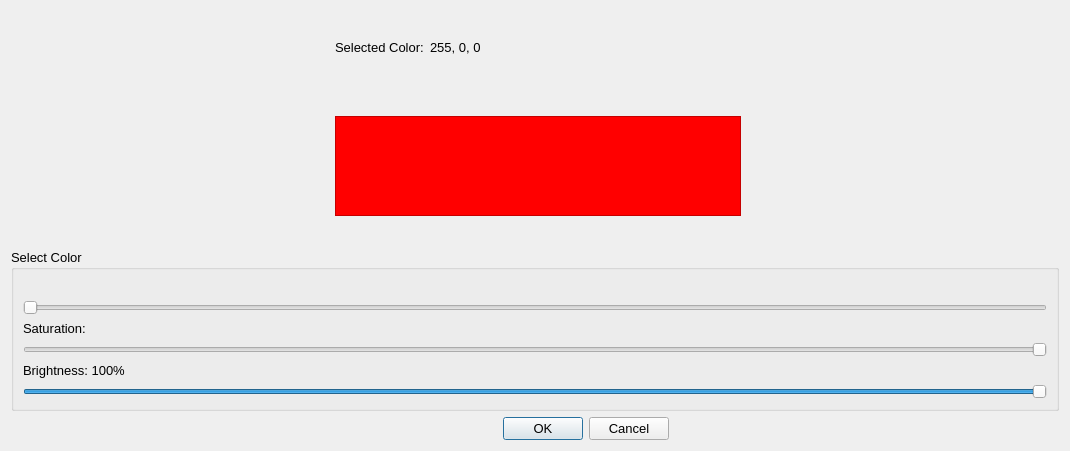
<?xml version="1.0" encoding="UTF-8"?>
<ui version="4.0">
 <class>SelectColor</class>
 <widget class="QDialog" name="SelectColor">
  <property name="geometry">
   <rect>
    <x>0</x>
    <y>0</y>
    <width>1070</width>
    <height>451</height>
   </rect>
  </property>
  <property name="windowTitle">
   <string>Select Color</string>
  </property>
  <layout class="QGridLayout" name="gridLayout">
   <item row="2" column="0">
    <spacer name="horizontalSpacer">
     <property name="orientation">
      <enum>Qt::Horizontal</enum>
     </property>
     <property name="sizeHint" stdset="0">
      <size>
       <width>40</width>
       <height>20</height>
      </size>
     </property>
    </spacer>
   </item>
   <item row="1" column="2" rowspan="2" colspan="2">
    <widget class="QTextBrowser" name="TxtColor">
     <property name="maximumSize">
      <size>
       <width>16777215</width>
       <height>100</height>
      </size>
     </property>
     <property name="autoFillBackground">
      <bool>true</bool>
     </property>
     <property name="styleSheet">
      <string notr="true">background-color: rgb(255, 0, 0)</string>
     </property>
    </widget>
   </item>
   <item row="0" column="2">
    <widget class="QLabel" name="LblColorSelected">
     <property name="font">
      <font>
       <pointsize>10</pointsize>
      </font>
     </property>
     <property name="text">
      <string>Selected Color:</string>
     </property>
    </widget>
   </item>
   <item row="4" column="3">
    <widget class="QDialogButtonBox" name="buttonBox">
     <property name="sizeIncrement">
      <size>
       <width>0</width>
       <height>0</height>
      </size>
     </property>
     <property name="baseSize">
      <size>
       <width>0</width>
       <height>0</height>
      </size>
     </property>
     <property name="font">
      <font>
       <pointsize>10</pointsize>
      </font>
     </property>
     <property name="orientation">
      <enum>Qt::Horizontal</enum>
     </property>
     <property name="standardButtons">
      <set>QDialogButtonBox::Cancel|QDialogButtonBox::Ok</set>
     </property>
     <property name="centerButtons">
      <bool>true</bool>
     </property>
    </widget>
   </item>
   <item row="0" column="3">
    <widget class="QLabel" name="LblColor">
     <property name="sizePolicy">
      <sizepolicy hsizetype="Preferred" vsizetype="Minimum">
       <horstretch>0</horstretch>
       <verstretch>0</verstretch>
      </sizepolicy>
     </property>
     <property name="minimumSize">
      <size>
       <width>0</width>
       <height>0</height>
      </size>
     </property>
     <property name="font">
      <font>
       <pointsize>10</pointsize>
      </font>
     </property>
     <property name="text">
      <string>255, 0, 0</string>
     </property>
    </widget>
   </item>
   <item row="1" column="4">
    <spacer name="horizontalSpacer_2">
     <property name="orientation">
      <enum>Qt::Horizontal</enum>
     </property>
     <property name="sizeHint" stdset="0">
      <size>
       <width>40</width>
       <height>20</height>
      </size>
     </property>
    </spacer>
   </item>
   <item row="3" column="0" colspan="5">
    <widget class="QGroupBox" name="groupBox">
     <property name="font">
      <font>
       <pointsize>10</pointsize>
      </font>
     </property>
     <property name="title">
      <string>Select Color</string>
     </property>
     <layout class="QVBoxLayout" name="verticalLayout">
      <item>
       <widget class="QLabel" name="LblPalette">
        <property name="maximumSize">
         <size>
          <width>1024</width>
          <height>16777215</height>
         </size>
        </property>
        <property name="text">
         <string>&lt;html&gt;&lt;head/&gt;&lt;body&gt;&lt;p&gt;&lt;img src=&quot;:/palette/palette.png&quot;/&gt;&lt;img src=&quot;:/palette/palette.png&quot;/&gt;&lt;/p&gt;&lt;/body&gt;&lt;/html&gt;</string>
        </property>
       </widget>
      </item>
      <item>
       <widget class="QSlider" name="ColorSlider">
        <property name="maximum">
         <number>1530</number>
        </property>
        <property name="pageStep">
         <number>10</number>
        </property>
        <property name="orientation">
         <enum>Qt::Horizontal</enum>
        </property>
       </widget>
      </item>
      <item>
       <widget class="QLabel" name="LblSaturation">
        <property name="font">
         <font>
          <pointsize>10</pointsize>
         </font>
        </property>
        <property name="text">
         <string>Saturation:</string>
        </property>
       </widget>
      </item>
      <item>
       <widget class="QSlider" name="BrightnessSlider">
        <property name="minimum">
         <number>0</number>
        </property>
        <property name="maximum">
         <number>255</number>
        </property>
        <property name="orientation">
         <enum>Qt::Horizontal</enum>
        </property>
        <property name="invertedAppearance">
         <bool>true</bool>
        </property>
       </widget>
      </item>
      <item>
       <widget class="QLabel" name="LblBrightness">
        <property name="font">
         <font>
          <pointsize>10</pointsize>
         </font>
        </property>
        <property name="text">
         <string>Brightness: 100%</string>
        </property>
       </widget>
      </item>
      <item>
       <widget class="QSlider" name="SuturationSlider">
        <property name="minimum">
         <number>1</number>
        </property>
        <property name="maximum">
         <number>100</number>
        </property>
        <property name="value">
         <number>100</number>
        </property>
        <property name="orientation">
         <enum>Qt::Horizontal</enum>
        </property>
       </widget>
      </item>
     </layout>
    </widget>
   </item>
  </layout>
 </widget>
 <resources>
  <include location="palette.qrc"/>
 </resources>
 <connections/>
</ui>
